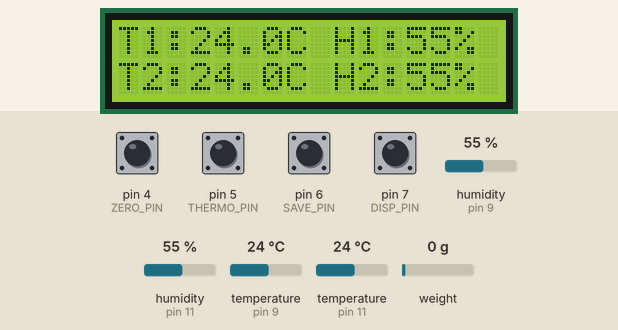
This sketch was run on a simulated Arduino Uno, built with avr-gcc and run on an emulated ATmega328P. Parts: 16×2 character LCD. The test bench sets the inputs (shaded band); at power-on: pin 4 (ZERO_PIN), pin 5 (THERMO_PIN), pin 6 (SAVE_PIN), pin 7 (DISP_PIN) HIGH, weight on the scale 0 g, humidity (sensors on pin 9, pin 11) 55 %, temperature (sensors on pin 9, pin 11) 24 °C. No radio packets arrive unless stated; what the sketch prints to the serial monitor is not drawn.

Above: at 4.7 s.
4.8 s: weight on the scale set to 100 g
At 9.4 s:
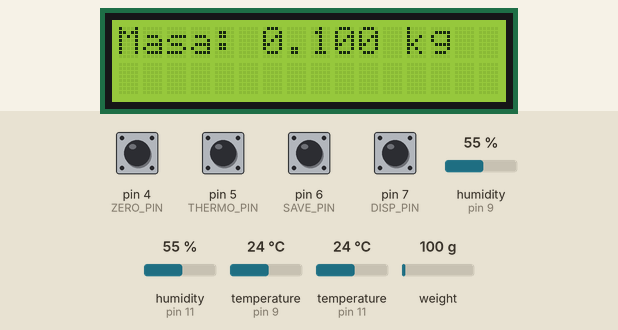
11.8 s: pin 4 (ZERO_PIN) pulled LOW for 3 s
At 15.7 s:
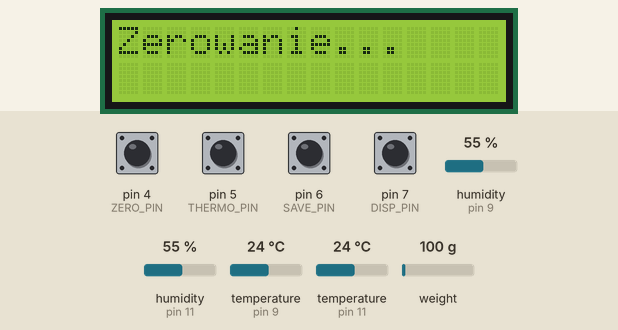
19.9 s: pin 7 (DISP_PIN) pulled LOW for 3 s
At 23.3 s:
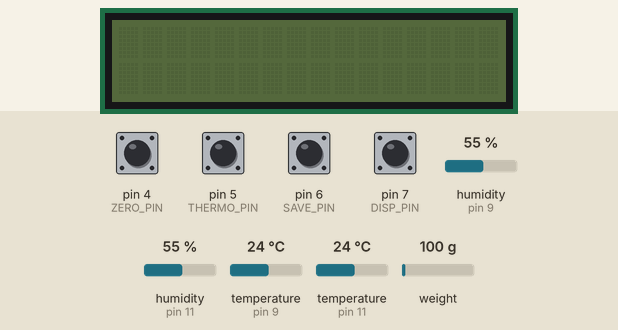
26.1 s: pin 6 (SAVE_PIN) pulled LOW for 3 s
At 30.1 s:
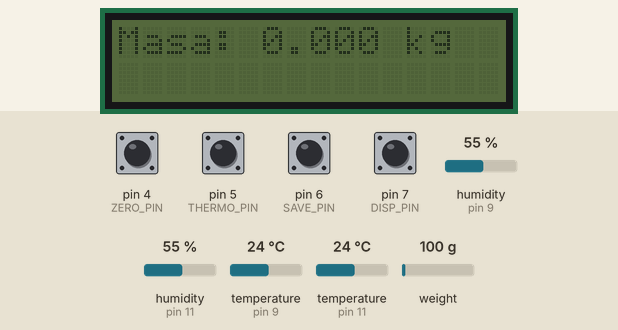
33.2 s: pin 4 (ZERO_PIN) pulled LOW for 3 s
At 38.3 s:
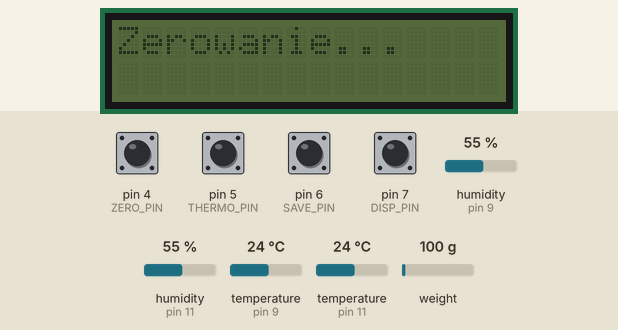
41.4 s: humidity (sensor on pin 9) set to 22 %
At 47.2 s:
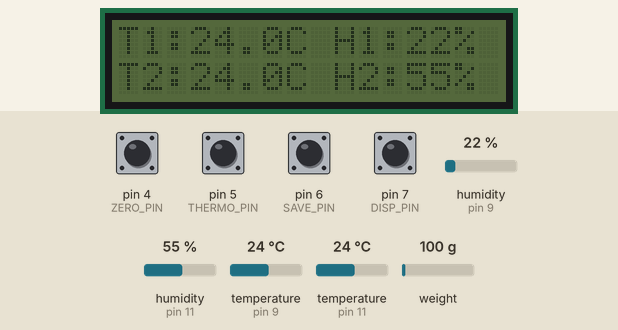
Timing chart, 0 to 48.5 s (numbered marks = the images above; inputs shaded):
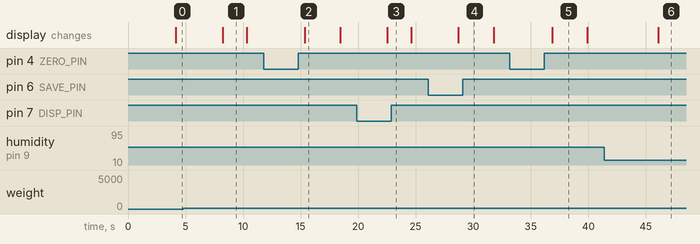

The sketch:

Dzialajaca_transmisja.ino
```cpp
#include <Wire.h>
#include <LiquidCrystal_I2C.h>
#include "HX711.h"
#include "DHT.h"
#include <RH_ASK.h>
#include <SPI.h> // dla kompilacji RH_ASK

// ---------- Piny HX711 ----------
const int DT_PIN     = 10;
const int SCK_PIN    = 3;

// ---------- Piny przycisków ----------
const int DISP_PIN   = 7;  // toggle backlight
const int SAVE_PIN   = 6;  // jednorazowy podgląd masy
const int ZERO_PIN   = 4;  // tare
const int THERMO_PIN = 5;  // trigger odczytu DHT11

// ---------- DHT11 (dwa czujniki) ----------
#define DHTTYPE DHT11
DHT dht1(9, DHTTYPE);  // pierwszy DHT11 → D11
DHT dht2(11, DHTTYPE);  // drugi DHT11   → D12

// ---------- Debounce ----------
const unsigned long DEBOUNCE = 50;
unsigned long lastDisp   = 0;
unsigned long lastSave   = 0;
unsigned long lastZero   = 0;
unsigned long lastThermo = 0;

// ---------- Stany przycisków ----------
bool backlightOn = true;
bool dispLast    = HIGH;
bool saveLast    = HIGH;
bool zeroLast    = HIGH;
bool thermoLast  = HIGH;

// ---------- LCD ----------
LiquidCrystal_I2C lcd(0x27, 16, 2);

// ---------- Tensometr ----------
HX711 scale;
float last_mass = 0.0;
const float CHANGE_THRESHOLD = 0.1;  // kg

// ---------- ASK radio ----------
RH_ASK rf_driver;

void setup() {
  // LCD
  lcd.init();
  lcd.backlight();
  lcd.clear();

  // Przyciski z pull-up
  pinMode(DISP_PIN,   INPUT_PULLUP);
  pinMode(SAVE_PIN,   INPUT_PULLUP);
  pinMode(ZERO_PIN,   INPUT_PULLUP);
  pinMode(THERMO_PIN, INPUT_PULLUP);

  // Serial
  Serial.begin(9600);
  while (!Serial);

  // HX711
  scale.begin(DT_PIN, SCK_PIN);
  scale.set_scale(22500.0);
  scale.tare();
  Serial.println("Gotowy do pomiaru!");

  // DHT11
  dht1.begin();
  dht2.begin();

  // RF ASK
  if (!rf_driver.init()) {
    Serial.println("RF init failed");
  }
}

void loop() {
  // 1) Pomiar masy
  float m = scale.get_units(10);
  if (m < 0) m = 0;
  float mass = round(m * 1000.0) / 1000.0;
  if (abs(mass - last_mass) >= CHANGE_THRESHOLD) {
    last_mass = mass;
    Serial.print("Masa: "); Serial.print(mass,3); Serial.println(" kg");
    if (backlightOn) {
      lcd.clear();
      lcd.print("Masa: ");
      lcd.print(mass,3);
      lcd.print(" kg");
    }
  }

  // 2) DISP: toggle podświetlenie
  bool d = digitalRead(DISP_PIN);
  if (d != dispLast && millis() - lastDisp > DEBOUNCE) {
    lastDisp = millis();
    if (d == LOW) {
      backlightOn = !backlightOn;
      backlightOn ? lcd.backlight() : lcd.noBacklight();
      lcd.clear();
    }
  }
  dispLast = d;

  // 3) SAVE: pokaz jednorazowo masę
  bool s = digitalRead(SAVE_PIN);
  if (s != saveLast && millis() - lastSave > DEBOUNCE) {
    lastSave = millis();
    if (s == LOW) {
      lcd.clear();
      lcd.print("Masa: ");
      lcd.print(mass,3);
      lcd.print(" kg");
      delay(1000);
    }
  }
  saveLast = s;

  // 4) ZERO: tare
  bool z = digitalRead(ZERO_PIN);
  if (z != zeroLast && millis() - lastZero > DEBOUNCE) {
    lastZero = millis();
    if (z == LOW) {
      scale.tare();
      lcd.clear();
      lcd.print("Zerowanie...");
      delay(1000);
    }
  }
  zeroLast = z;

  // 5) THERMO: odczyt dwóch DHT11
  bool t = digitalRead(THERMO_PIN);
  float h1, t1, h2, t2;
  //if (t != thermoLast && millis() - lastThermo > DEBOUNCE) {
    lastThermo = millis();
    //if (t == LOW) {
      // DHT11 potrzebuje ~2s między odczytami
      delay(2000);
      h1 = dht1.readHumidity();
      t1 = dht1.readTemperature();
      h2 = dht2.readHumidity();
      t2 = dht2.readTemperature();
      lcd.clear();
      lcd.setCursor(0,0);
      if (isnan(t1)||isnan(h1)) lcd.print("Blad DHT1");
      else {
        lcd.print("T1:"); lcd.print(t1,1); lcd.print("C H1:"); lcd.print(h1,0); lcd.print("%");
      }
      lcd.setCursor(0,1);
      if (isnan(t2)||isnan(h2)) lcd.print("Blad DHT2");
      else {
        lcd.print("T2:"); lcd.print(t2,1); lcd.print("C H2:"); lcd.print(h2,0); lcd.print("%");
      }
      // delay by display time
      delay(2000);
    //}
  //}
  thermoLast = t;

  // 6) Wyślij wszystkie dane przez RF ASK
  {
    // upewniamy się, że mamy aktualne wartości z DHT (może od poprzedniego naciśnięcia)
    h1 = isnan(h1) ? dht1.readHumidity() : h1;
    t1 = isnan(t1) ? dht1.readTemperature() : t1;
    h2 = isnan(h2) ? dht2.readHumidity() : h2;
    t2 = isnan(t2) ? dht2.readTemperature() : t2;


    String msg = "M:" + String(mass, 3) + "kg T1:" + String(t1, 1)
           + "C H1:" + String(h1, 1) + "% T2:" + String(t2, 1)
           + "C H2:" + String(h2, 1) + "%";

  rf_driver.send((uint8_t*)msg.c_str(), msg.length());
  rf_driver.waitPacketSent();
    // debug
    //Serial.print("RF-> "); Serial.print(msg); Serial.print("   "); Serial.println(h1);
  }

  delay(1000);
}
```

Measured:
- after the input at 4.8 s, the display: changes after 3.4 s (image 1)
- after the input at 11.8 s, the display: changes after 3.6 s (image 2)
- after the input at 19.9 s, the display: changes after 2.6 s (image 3)
- after the input at 26.1 s, the display: changes after 2.6 s (image 4)
- after the input at 33.2 s, the display: changes after 3.7 s (image 5)
- after the input at 41.4 s, the display: changes after 4.7 s (image 6)
- what the display in image 1 shows lasts 2.1 s, from 8.2 s to 10.3 s
